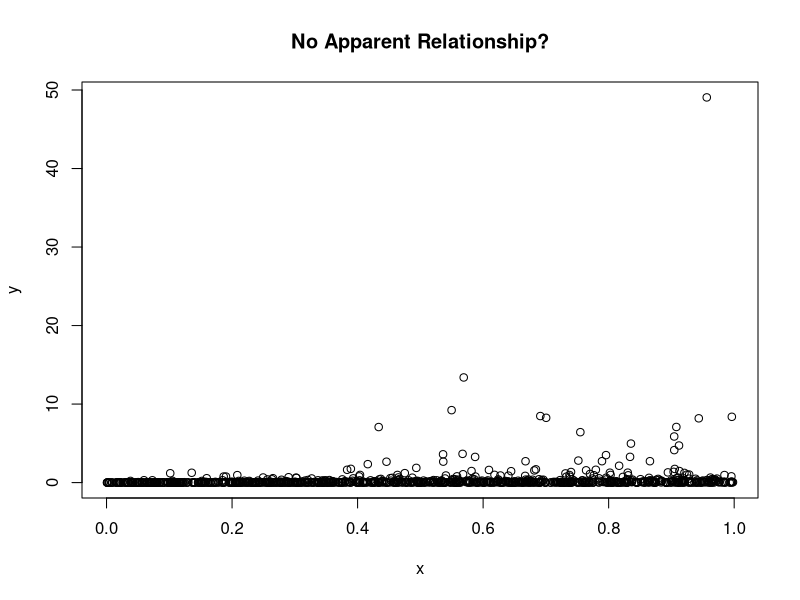
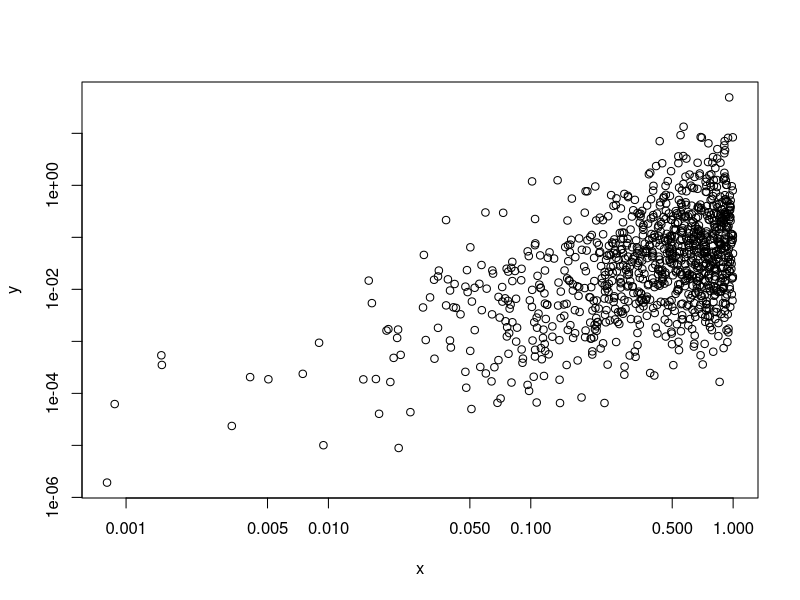
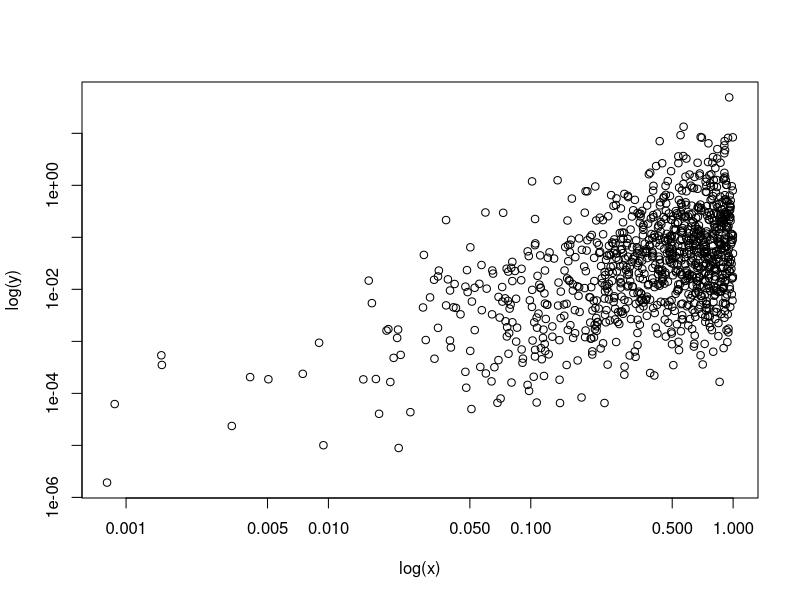
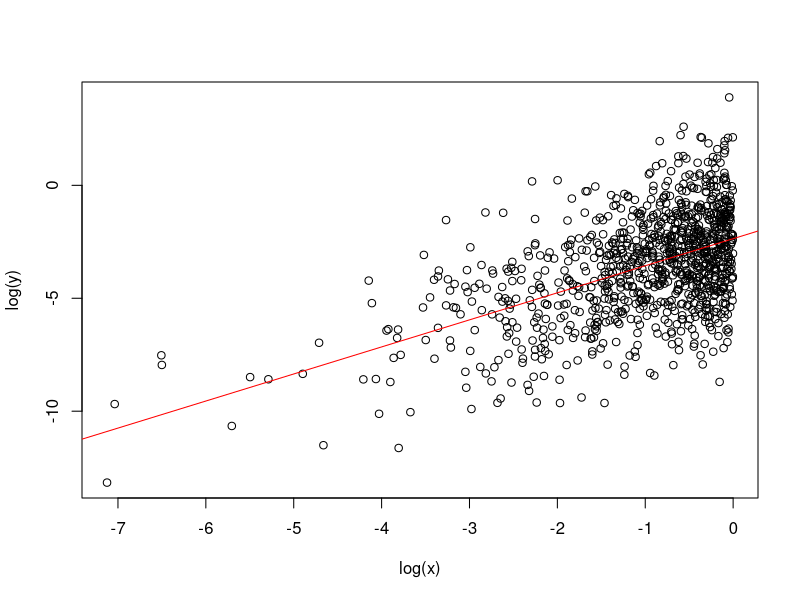
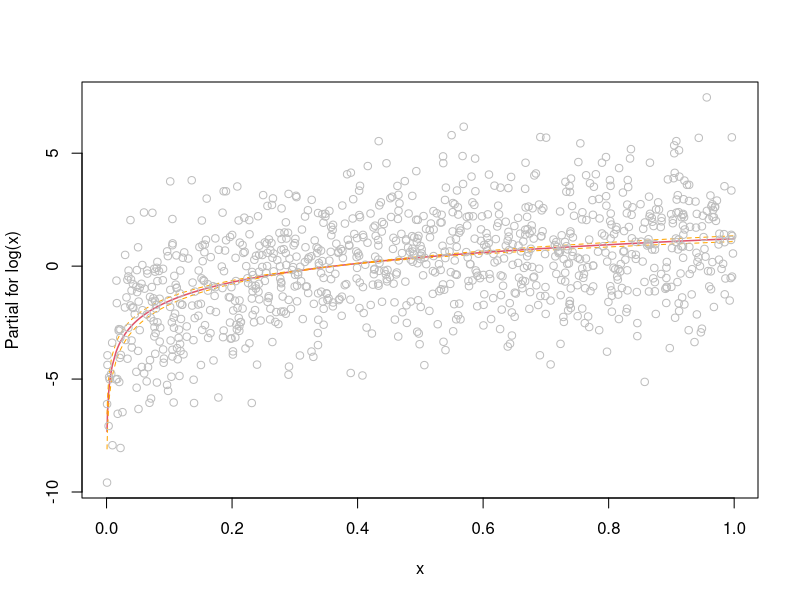
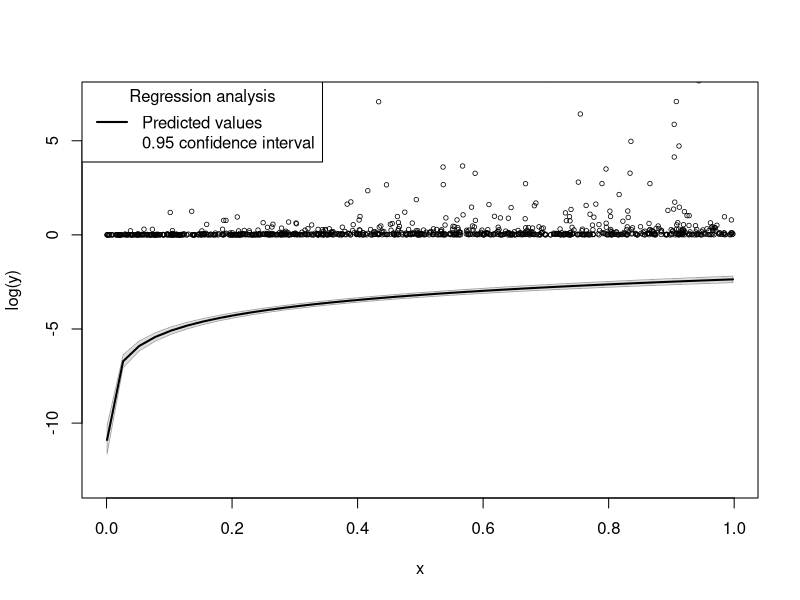
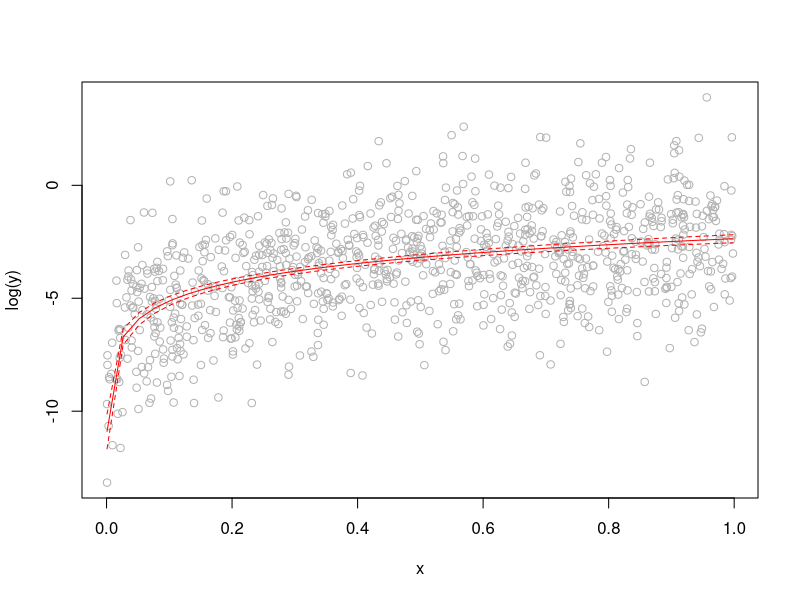
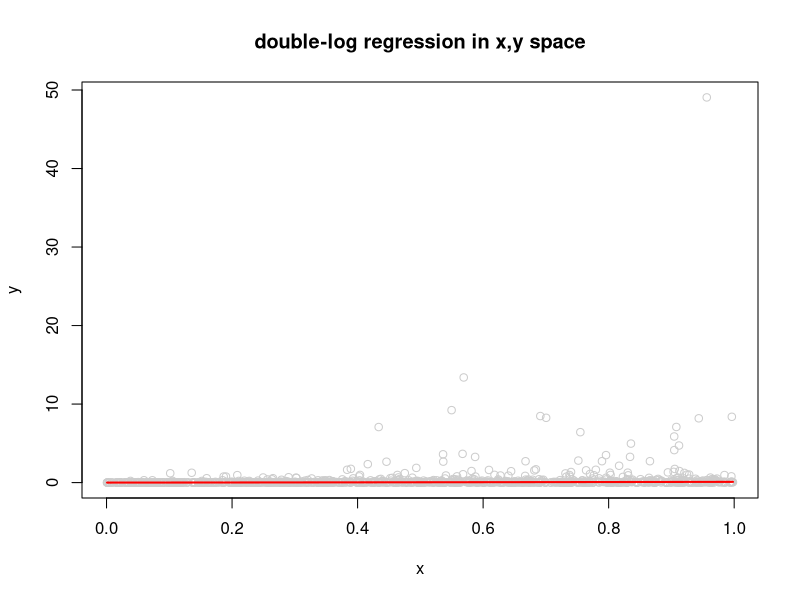

Write R code to recreate these figures, in order.
## Paul Johnson
## 2013-04-01
## regression-doublelog-1.R

## Question. What do you get when you "log both sides" of a
## regression model?

## In economics and biology, the double-log model is very
## common. It describes an interactive, multiplicative process.
##
## With just one predictor, the theory is
##      y = b0 * x^b1 * exp(e)
## where I wish I could add subscripts on y, x, and e.
## Using the rules of logs, that simplifies to the linear
## model. If there were predictors x1,x2, and so forth,
## they would be added as additional multiplicative terms
## with exponents.

## Recall the log laws
## 1. log(x^b1) = b1 * log(x)
## 2. log(c*d) = log(c) + log(d)

set.seed(123123)
dat <- data.frame( x = runif(1000))
## The 3 parameters are b0, b1, and stde
b0 <- 0.1
b1 <- 1.2
stde <- 2
dat$y <- b0 * dat$x^(b1) * exp(rnorm(1000, m = 0, s = stde))

plot(y ~ x, data = dat, main="No Apparent Relationship?")
## Interesting. Looks like nothing.

m0 <- lm(y ~ x, data = dat)
summary(m0)


## One of the usual transformations we try is the log, which
## is justified either by idea of changing a "skewed" variable to
## a more normal one, or by the desire to fit the interactive
## model above.

## Test out plot's built-in antilogger
plot(y ~ x, data = dat, log = "xy")
## Better fix the labels, urgently
plot(y ~ x, data = dat, log = "xy", xlab = "log(x)", ylab = "log(y)")

## Previous same as this, this is more usual to the way I would do this:
plot(log(y) ~ log(x), data = dat)


m1 <- lm(log(y) ~ log(x), data = dat)
summary(m1)


abline(m1, col = "red")

## The challenge of interpretation is to get predicted
## values in a scale that interests us.


## I notice termplot does the same thing that rockchalk::plotCurves
## will do
termplot(m1, partial = TRUE, se = TRUE)

library(rockchalk)


## needs version 1.7.2 or newer
m1pc <- plotCurves(m1, plotx = "x", interval = "conf")

## if your rockchalk is not on the development path, can still
## construct that manually. Here's how
nd <- data.frame(x = plotSeq(dat$x, 40))
pdat <- predict(m1, newdata = nd, interval = "conf")
head(pdat)

nd <- cbind(nd, pdat)
nd

plot(log(y) ~ x, data = dat, col = gray(.7))
lines(fit ~ x, data = nd, col = "red")
lines(lwr ~ x, data = nd, col = "red", lty = 2)
lines(upr ~ x, data = nd, col = "red", lty = 2)

## I really want to plot this in the (x,y) plane
## not the log(x) or log(y). Here's an easy way
## using the results from before.


nd$ypred <- exp(nd$fit)
head(nd)

titl <- "double-log regression in x,y space"
plot(y ~ x, data = dat, col = gray(.8), main = titl)
lines(ypred ~ x, data = nd, col = "red", lwd = 2)

## The student can go back to the beginning and
## change the coefficients to see how these plots
## might change.
